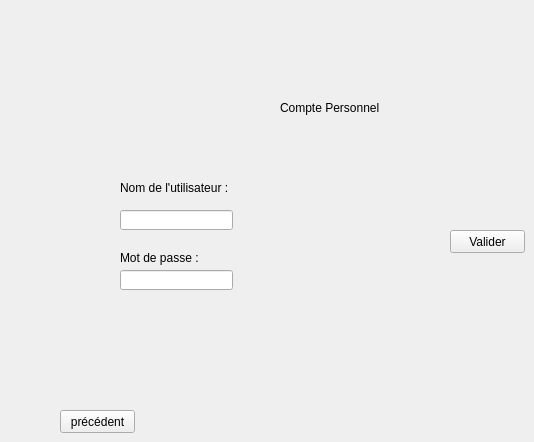
    <widget class="QWidget" name="page_5">
     <widget class="QLabel" name="label_2">
      <property name="geometry">
       <rect>
        <x>280</x>
        <y>100</y>
        <width>121</width>
        <height>16</height>
       </rect>
      </property>
      <property name="text">
       <string>Compte Personnel</string>
      </property>
     </widget>
     <widget class="QLabel" name="label_3">
      <property name="geometry">
       <rect>
        <x>120</x>
        <y>180</y>
        <width>131</width>
        <height>16</height>
       </rect>
      </property>
      <property name="text">
       <string>Nom de l'utilisateur :</string>
      </property>
     </widget>
     <widget class="QLabel" name="label_4">
      <property name="geometry">
       <rect>
        <x>120</x>
        <y>250</y>
        <width>91</width>
        <height>16</height>
       </rect>
      </property>
      <property name="text">
       <string>Mot de passe :</string>
      </property>
     </widget>
     <widget class="QLineEdit" name="lineEdit_nu1">
      <property name="geometry">
       <rect>
        <x>120</x>
        <y>210</y>
        <width>113</width>
        <height>20</height>
       </rect>
      </property>
     </widget>
     <widget class="QLineEdit" name="lineEdit_mdp1">
      <property name="geometry">
       <rect>
        <x>120</x>
        <y>270</y>
        <width>113</width>
        <height>20</height>
       </rect>
      </property>
     </widget>
     <widget class="QPushButton" name="pushButton_Loginvol">
      <property name="geometry">
       <rect>
        <x>450</x>
        <y>230</y>
        <width>75</width>
        <height>23</height>
       </rect>
      </property>
      <property name="text">
       <string>Valider</string>
      </property>
     </widget>
     <widget class="QPushButton" name="pushButton_prec_menuvol">
      <property name="geometry">
       <rect>
        <x>60</x>
        <y>410</y>
        <width>75</width>
        <height>23</height>
       </rect>
      </property>
      <property name="text">
       <string>précédent</string>
      </property>
     </widget>
    </widget>
